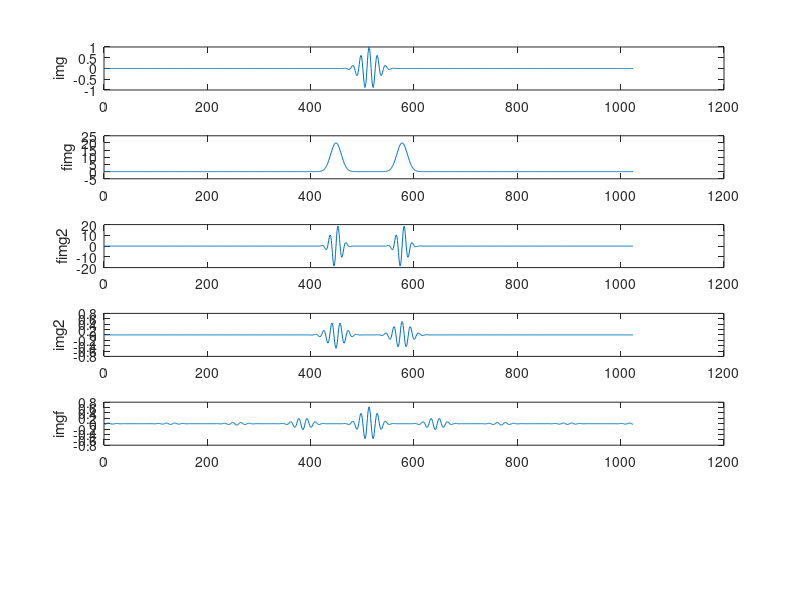

This figure's MATLAB source:
% PhaseFlipSimulation.m

n=1024;
xs=(-n/2:n/2-1)'/32;
nr=6;
nc=1;

f=2;
sigma=.5;

img=cos(2*pi*f*xs).*exp(-xs.^2/2/sigma^2);
fimg=fftshift(fft(ifftshift(img)));
figure(1);
subplot(nr,nc,1);
plot(img);
ylabel('img');
subplot(nr,nc,2)
plot(real(fimg));
ylabel('fimg');
fc=2;
ctf=sin(2*pi*fc*xs);

fimg2=ctf.*fimg;

subplot(nr,nc,3);
plot(real(fimg2))
ylabel('fimg2');

subplot(nr,nc,4);
img2=imag(fftshift(ifft(ifftshift(fimg2))));
plot(img2);
ylabel('img2');

flip=sign(ctf);
% flip=ctf;
imgf=real(fftshift(ifft(ifftshift(fimg2.*flip))));
subplot(nr,nc,5);
plot(imgf)
% axis([-inf inf -0.5 0.5]);
ylabel('imgf');

% flip amplitude:
ampFlip=imgf(:)'*img(:)/sqrt(img(:)'*img(:))

% correl amplitude
ampNoFlip=img2(:)'*img2(:)/sqrt(img2(:)'*img2(:))

snrRatio=(ampFlip/ampNoFlip)^2
